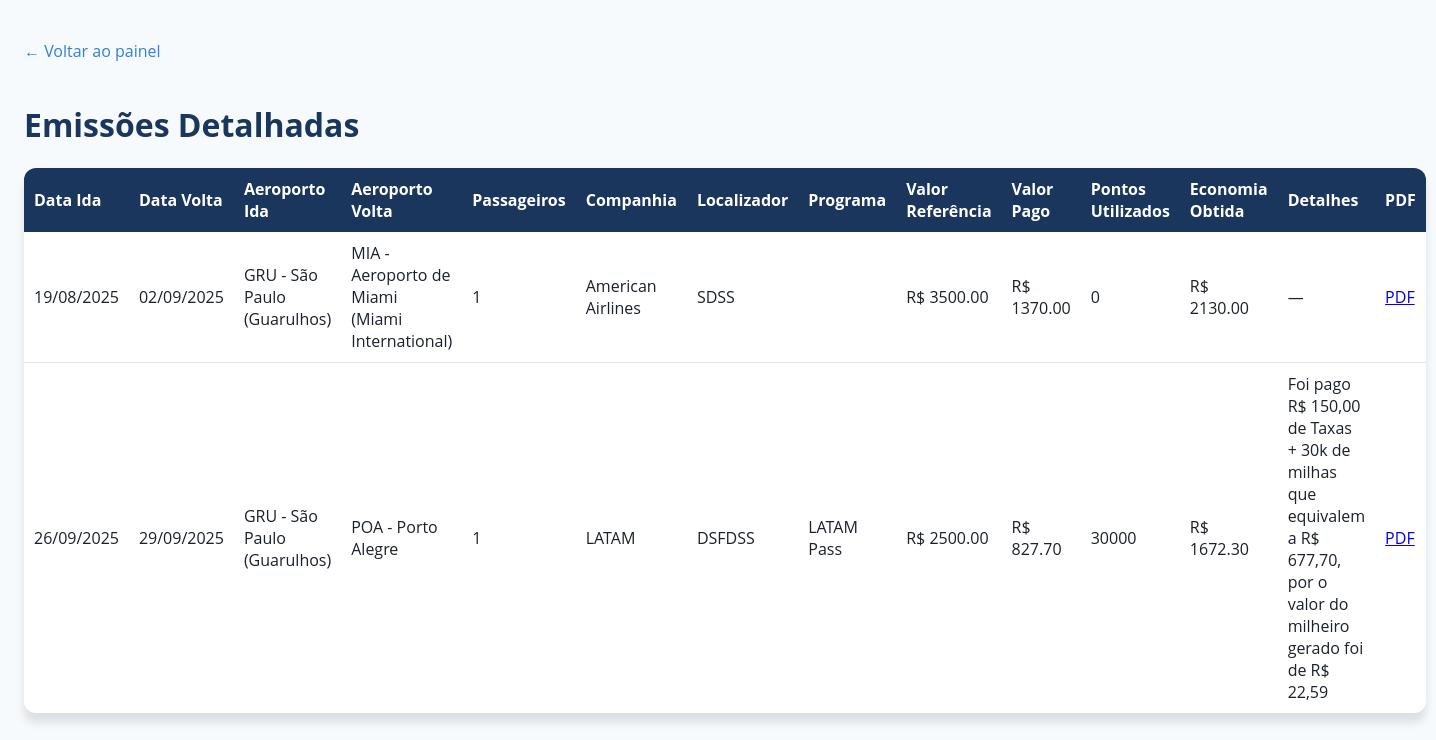
Page /emissoes/ (signed in) on the committed database.
### gestao/models/emissao_passagem.py (models this page shows, shortened)
class EmissaoPassagem(models.Model):
    cliente = models.ForeignKey(Cliente, on_delete=models.CASCADE)
    programa = models.ForeignKey(
        ProgramaFidelidade, on_delete=models.CASCADE, null=True, blank=True
    )
    companhia_aerea = models.ForeignKey(
        CompanhiaAerea,
        on_delete=models.SET_NULL,
        null=True,
        blank=True,
        related_name='emissoes'
    )
    aeroporto_partida = models.ForeignKey(
        Aeroporto,
        on_delete=models.CASCADE,
        related_name="partidas",
        null=True,
        blank=True,
    )
    aeroporto_destino = models.ForeignKey(
        Aeroporto,
        on_delete=models.CASCADE,
        related_name="destinos",
        null=True,
        blank=True,
    )
    data_ida = models.DateTimeField()
    data_volta = models.DateTimeField(null=True, blank=True)
    qtd_passageiros = models.PositiveIntegerField(default=0)
    qtd_adultos = models.PositiveIntegerField(default=0)
    qtd_criancas = models.PositiveIntegerField(default=0)
    qtd_bebes = models.PositiveIntegerField(default=0)
    localizador = models.CharField(max_length=100, blank=True)
    valor_referencia = models.DecimalField(max_digits=10, decimal_places=2)
    valor_pago = models.DecimalField(max_digits=10, decimal_places=2)
    pontos_utilizados = models.IntegerField(null=True, blank=True)
    valor_referencia_pontos = models.DecimalField(
        max_digits=10, decimal_places=2, null=True, blank=True
    )
    economia_obtida = models.DecimalField(
        max_digits=10, decimal_places=2, null=True, blank=True
    )
    detalhes = models.TextField(blank=True)

### gestao/models/aeroporto.py (models this page shows)
class Aeroporto(models.Model):
    nome = models.CharField(max_length=200)
    sigla = models.CharField(max_length=10)
    cidade = models.CharField(max_length=200)
    estado = models.CharField(max_length=100)
    class Meta:
        ordering = ["sigla"]
    def __str__(self):
        return f"{self.sigla} - {self.nome}"

### gestao/models/companhia_aerea.py (models this page shows)
class CompanhiaAerea(models.Model):
    nome = models.CharField("Nome", max_length=100, unique=True)
    site_url = models.URLField("Link para consulta de reserva", blank=True, null=True)
    class Meta:
        verbose_name = "Companhia Aérea"
        verbose_name_plural = "Companhias Aéreas"
        ordering = ["nome"]
    def __str__(self):
        return self.nome

### gestao/models/programa_fidelidade.py (models this page shows, shortened)
class ProgramaFidelidade(models.Model):
    nome = models.CharField(max_length=100)
    descricao = models.TextField(blank=True)
    preco_medio_milheiro = models.DecimalField(
        max_digits=10, decimal_places=2, default=0
    )

### painel_cliente/views.py (the view)
# urls.py: path("emissoes/", views.painel_emissoes, name="painel_emissoes"),
@login_required
def painel_emissoes(request):
    conta = get_contas_by_user(request.user).first()
    emissoes = get_emissoes_passagem_by_user(request.user)
    total_pago = sum(float(e.valor_pago or 0) for e in emissoes)
    return render(
        request,
        "painel_cliente/emissoes.html",
        {
            "emissoes": emissoes,
            "conta": conta,
            "total_pago": total_pago,
        },
    )

### repositories/painel_repository.py (called while the page is built)
def get_contas_by_user(user):
    return ContaFidelidade.objects.filter(cliente__usuario=user).select_related(
        "programa"
    )

def get_emissoes_passagem_by_user(user):
    return EmissaoPassagem.objects.filter(cliente__usuario=user)

### painel_cliente/templates/painel_cliente/emissoes.html (shortened to what this page needs)
{% extends 'painel_cliente/base_painel.html' %}
{% block content %}
        <a class="back-link" href="{% url 'painel_dashboard' %}">&larr; Voltar ao painel</a>
        <h1>Emissões Detalhadas</h1>
        <table>
            <thead>
                <tr>
                    <th>Data Ida</th>
                    <th>Data Volta</th>
                    <th>Aeroporto Ida</th>
                    <th>Aeroporto Volta</th>
                    <th>Passageiros</th>
                    <th>Companhia</th>
                    <th>Localizador</th>
                    <th>Programa</th>
                    <th>Valor Referência</th>
                    <th>Valor Pago</th>
                    <th>Pontos Utilizados</th>
                    <th>Economia Obtida</th>
                    <th>Detalhes</th>
                    <th>PDF</th>
                </tr>
            </thead>
            <tbody>
                {% for emissao in emissoes %}
                <tr>
                    <td>{{ emissao.data_ida|date:"d/m/Y" }}</td>
                    <td>{% if emissao.data_volta %}{{ emissao.data_volta|date:"d/m/Y" }}{% endif %}</td>
                    <td>{{ emissao.aeroporto_partida }}</td>
                    <td>{{ emissao.aeroporto_destino }}</td>
                    <td>{{ emissao.qtd_passageiros }}</td>
                    <td>{{ emissao.companhia_aerea }}</td>
                    <td>{{ emissao.localizador }}</td>
                    <td>{{ emissao.programa.nome }}</td>
                    <td>R$ {{ emissao.valor_referencia|floatformat:2 }}</td>
                    <td>R$ {{ emissao.valor_pago|floatformat:2 }}</td>
                    <td>{{ emissao.pontos_utilizados }}</td>
                    <td>R$ {{ emissao.economia_obtida|floatformat:2 }}</td>
                    <td>{{ emissao.detalhes|default:"—" }}</td>
                    <td><a href="{% url 'emissao_pdf' emissao.id %}">PDF</a></td>
                </tr>
                {% empty %}
                <tr>
                    <td colspan="14" style="text-align:center;">Nenhuma emissão encontrada.</td>
                </tr>
                {% endfor %}
            </tbody>
        </table>
{% endblock %}

### painel_cliente/static/painel_cliente/painel.css (style rules this page uses)
body { background: #f7fafc; color: #1a202c; font-family: 'Open Sans', sans-serif; }
h1, h2, .valor, .section-title { color: #1a365d; }
table { width: 100%; border-collapse: collapse; background: #ffffff; border-radius: 12px; overflow: hidden; margin-bottom: 32px; box-shadow: 0 10px 8px rgba(0, 0, 0, 0.1); }
th, td { padding: 10px 10px; text-align: left; }
th { background: #1a365d; color: #ffffff; }
tr { border-bottom: 1px solid #e2e8f0; }
tr:last-child { border-bottom: none; }
td { color: #1a202c; }
.back-link { color: #3182ce; text-decoration: none; margin-bottom: 20px; display: inline-block; }

### rows in the picture
EmissaoPassagem: data_ida "19/08/2025", data_volta "02/09/2025", aeroporto_partida "GRU - São Paulo (Guarulhos)", aeroporto_destino "MIA - Aeroporto de Miami (Miami International)", qtd_passageiros "1", companhia_aerea "American Airlines", localizador "SDSS", valor_referencia "3500.00", valor_pago "1370.00", pontos_utilizados "0", economia_obtida "2130.00", detalhes "—"
EmissaoPassagem: data_ida "26/09/2025", data_volta "29/09/2025", aeroporto_partida "GRU - São Paulo (Guarulhos)", aeroporto_destino "POA - Porto Alegre", qtd_passageiros "1", companhia_aerea "LATAM", localizador "DSFDSS", programa.nome "LATAM Pass", valor_referencia "2500.00", valor_pago "827.70", pontos_utilizados "30000", economia_obtida "1672.30", detalhes "Foi pago R$ 150,00 de Taxas + 30k de milhas que equivalem a R$ 677,70, por o valor do milheiro gerado foi de R$ 22,59"
